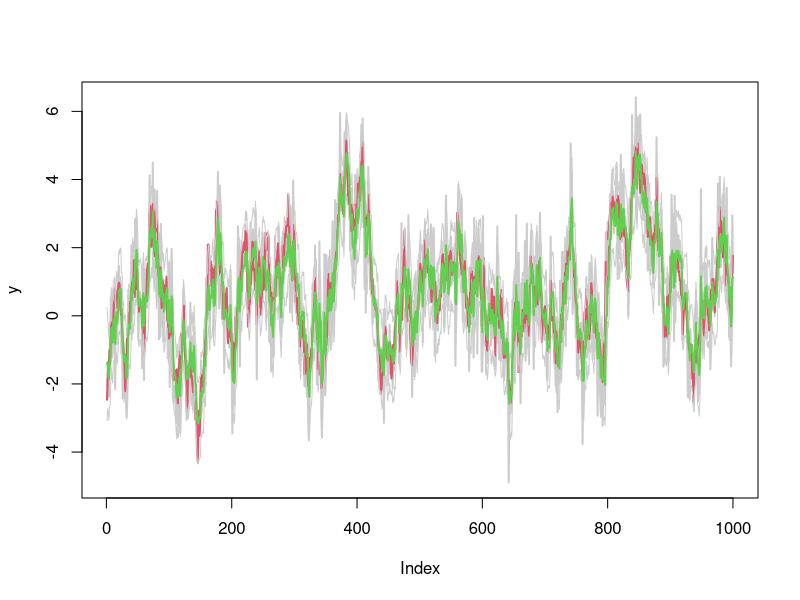

Write the R code that produced this figure. (Note: a time limit stopped this script after it produced the figure.)
rm(list=ls(all=TRUE))
#set.seed(1)
q025  = function(x) quantile(x,0.025)
q975  = function(x) quantile(x,0.975)
bst2b = function(x) 1/(1+exp(-x))
b2bst = function(x) log(x)-log(1-x)

nn       = 1000
alpha.tr = 0.01
beta.tr  = 0.95
tau.tr   = 0.5
sig.tr   = 1
x.tr     = rep(NA,nn)
signaltonoise=tau.tr/sig.tr

x0.tr    = rnorm(1,alpha.tr/(1-beta.tr),sqrt(tau.tr^2/(1-beta.tr^2)))
x.tr[1]  = rnorm(1,alpha.tr+beta.tr*x0.tr,tau.tr)
for(t in 2:nn) x.tr[t] = rnorm(1,alpha.tr+beta.tr*x.tr[t-1],tau.tr)
y        = rnorm(nn,x.tr,sig.tr)

par(mfrow=c(1,1))
plot(y,type='l',lwd=2,col='gray80')
lines(x.tr,col=2,lwd=2)

N   = 100000 #number of particles
# ONLY filtering
# resample-propagate-resample
xss = matrix(NA,ncol=3,nrow=nn)
x0  = rnorm(N,alpha.tr/(1-beta.tr),sqrt(tau.tr^2/(1-beta.tr^2)))
for(t in 1:nn){
    ws  = dnorm(y[t],alpha.tr+beta.tr*x0,sig.tr)
    ind = sample(N,prob = ws,replace = TRUE)
    xs  = rnorm(N,alpha.tr+beta.tr*x0[ind],tau.tr)
    ws2 = dnorm(y[t],xs,sig.tr)/ws[ind]
    ind = sample(N,prob = ws2,replace = TRUE)
    x0  = xs[ind]
    xss[t,] = c(q025(x0),median(x0),q975(x0))
}

lines(xss[,1],col='gray80')
lines(xss[,3],col='gray80')
lines(xss[,2],col=3,lwd=2)


###################
## parameter estimation
###################
runs  = 10
res   = list()

for(j in 1:runs)
{
    delta = runif(1,0.95,0.99) #0.95-0.99
    b2    = 1-((3*delta-1)/(2*delta))^2
    a     = sqrt(1-b2)

    th0   = cbind(rnorm(N,0,3),rnorm(N,0,3),rnorm(N,0,0.5))
    x0    = rnorm(N,th0[,1]/(1-bst2b(th0[,2])),sqrt(exp(th0[,3])^2/(1-bst2b(th0[,2])^2)))

    npar  = ncol(th0)
    xss   = matrix(NA,ncol=3,nrow=nn)
    thss  = array(NA,c(nn,npar,3))

    for(t in 1:nn){

        ws  = dnorm(y[t],th0[,1]+bst2b(th0[,2])*x0,sig.tr)
        ind = sample(N,prob = ws,replace = TRUE)

        L    = chol(b2*cov(th0)*(N-1)/N)
        m    = a*th0[ind,]+(1-a)*apply(th0[ind,],2,mean)[col(th0)]
        rmat = matrix(rnorm(N*ncol(th0)), nrow = N)
        ths  = rmat%*%L+m
        xs   = rnorm(N,ths[,1]+bst2b(ths[,2])*x0[ind],exp(ths[,3]))

        ws2  = dnorm(y[t],xs,sig.tr)/ws[ind]
        ind  = sample(N,prob = ws2,replace = TRUE)
        x0   = xs[ind]

        th0  = ths[ind,]
        xss[t,] = c(q025(x0),median(x0),q975(x0))
        thss[t,,1] = apply(th0,2,q025)
        thss[t,,2] = apply(th0,2,median)
        thss[t,,3] = apply(th0,2,q975)
    }

    res[[j]] = list(xs=xss,th=thss)
}


par(mfrow=c(2,2))
plot(x.tr,type='l',col=2,lwd=3)
for(j in 1:runs){
    lines(res[[j]]$xs[,2])
    lines(res[[j]]$xs[,1],col='gray80')
    lines(res[[j]]$xs[,3],col='gray80')
}

plot(res[[1]]$th[,1,2],type='l',ylim=c(-0.1,0.1))
for(j in 1:runs){
    lines(res[[j]]$th[,1,2])
    lines(res[[j]]$th[,1,1],col='gray80')
    lines(res[[j]]$th[,1,3],col='gray80')
}
abline(h=alpha.tr,col=2,lwd=3)


plot(res[[1]]$th[,2,2],type='l',ylim=c(0,3.5))
for(j in 1:runs){
    lines(res[[j]]$th[,2,2])
    lines(res[[j]]$th[,2,1],col='gray80')
    lines(res[[j]]$th[,2,3],col='gray80')
}
abline(h=b2bst(beta.tr),col=2,lwd=3)


plot(res[[1]]$th[,3,2],type='l',ylim=c(-1,0.5))
for(j in 1:runs){
    lines(res[[j]]$th[,3,2])
    lines(res[[j]]$th[,3,1],col='gray80')
    lines(res[[j]]$th[,3,3],col='gray80')
}
abline(h=log(tau.tr),col=2,lwd=3)
